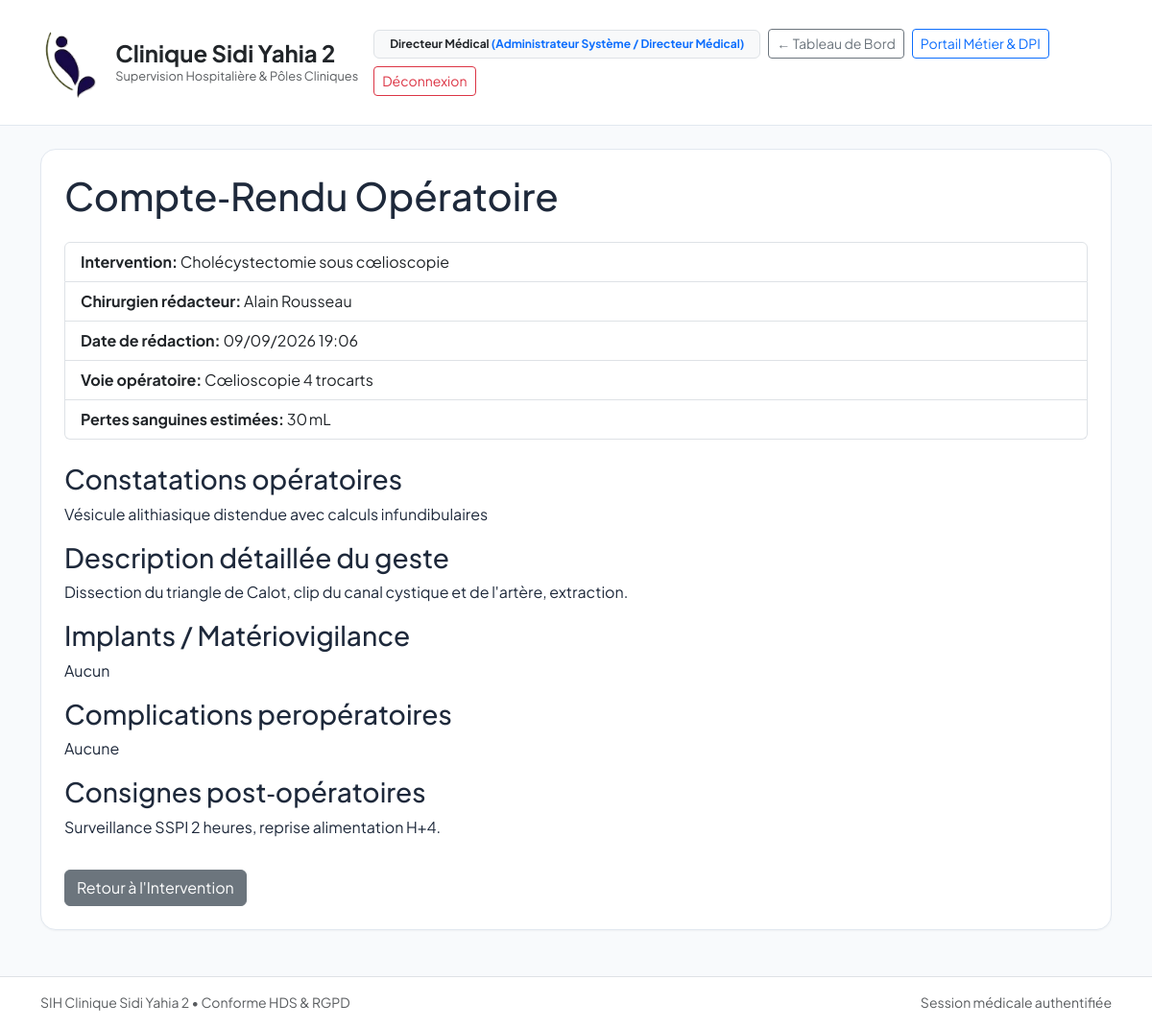
Screenshot of /chirurgie/report/1/ (signed in) with the database file from the repository.
### apps/core/models.py (models this page shows, shortened)
class CustomUser(AbstractUser):
    role = models.CharField(
        max_length=30,
        choices=UserRole.choices,
        default=UserRole.MEDECIN,
        verbose_name="Rôle hospitalier",
    )
    department = models.ForeignKey(
        Department,
        on_delete=models.PROTECT,
        null=True,
        blank=True,
        related_name="staff_members",
        verbose_name="Département d'affectation",
    )
    license_number = models.CharField(
        max_length=30,
        blank=True,
        verbose_name="Numéro RPPS / ADELI",
        help_text="Identifiant national des professionnels de santé",
    )
    phone_number = models.CharField(
        max_length=20,
        blank=True,
        verbose_name="Numéro de téléphone d'urgence / Bip",
    )
    class Meta:
        verbose_name = "Personnel Médical / Utilisateur"
        verbose_name_plural = "Personnel Médical / Utilisateurs"

### apps/chirurgie/models.py (models this page shows, shortened)
class OperativeReport(AuditableModel):
    intervention = models.OneToOneField(
        SurgicalIntervention,
        on_delete=models.CASCADE,
        related_name="operative_report",
        verbose_name="Intervention chirurgicale",
    )
    author_surgeon = models.ForeignKey(
        CustomUser,
        on_delete=models.PROTECT,
        related_name="written_operative_reports",
        verbose_name="Chirurgien rédacteur",
    )
    report_date = models.DateTimeField(default=timezone.now, verbose_name="Date et heure de rédaction")
    surgical_approach = models.CharField(
        max_length=150,
        verbose_name="Voie d'abord chirurgicale",
        help_text="Ex: Laparoscopie / Cœlioscopie, Laparotomie médiane, Endoscopie, etc.",
    )
    findings = models.TextField(verbose_name="Constatations opératoires")
    procedure_description = models.TextField(verbose_name="Description détaillée du geste chirurgical")
    estimated_blood_loss_ml = models.PositiveIntegerField(
        default=0, verbose_name="Pertes sanguines estimées (mL)"
    )
    implanted_devices_lot_numbers = models.TextField(
        blank=True,
        verbose_name="Matériovigilance : Numéros de lots des prothèses / implants",
        help_text="Traçabilité réglementaire HDS des dispositifs médicaux implantables.",
    )
    intraoperative_complications = models.TextField(
        blank=True, verbose_name="Incidents / Complications peropératoires"
    )
    postoperative_instructions = models.TextField(
        verbose_name="Consignes de surveillance et de réhabilitation précoce (SSPI)"
    )
    class Meta:
        verbose_name = "Compte-Rendu Opératoire (CRO)"
        verbose_name_plural = "Comptes-Rendus Opératoires (CRO)"

class SurgicalIntervention(AuditableModel):
    patient = models.ForeignKey(
        Patient,
        on_delete=models.CASCADE,
        related_name="surgical_interventions",
        verbose_name="Patient (DPI)",
    )
    operating_room = models.ForeignKey(
        OperatingRoom,
        on_delete=models.PROTECT,
        related_name="interventions",
        verbose_name="Salle d'opération",
    )
    lead_surgeon = models.ForeignKey(
        CustomUser,
        on_delete=models.PROTECT,
        limit_choices_to={"role__in": [UserRole.CHIRURGIEN, UserRole.MEDECIN]},
        related_name="lead_surgeries",
        verbose_name="Chirurgien principal",
    )
    anesthesiologist = models.ForeignKey(
        CustomUser,
        on_delete=models.PROTECT,
        null=True,
        blank=True,
        limit_choices_to={"role__in": [UserRole.MEDECIN, UserRole.CHIRURGIEN]},
        related_name="anesthesia_surgeries",
        verbose_name="Médecin Anesthésiste-Réanimateur (MAR)",
    )
    scheduled_start = models.DateTimeField(verbose_name="Début d'intervention prévu")
    scheduled_end = models.DateTimeField(verbose_name="Fin d'intervention prévue")
    procedure_name = models.CharField(max_length=255, verbose_name="Intitulé de l'acte chirurgical")
    surgical_indication = models.TextField(verbose_name="Indication opératoire")
    priority = models.CharField(
        max_length=25,
        choices=SurgicalPriority.choices,
        default=SurgicalPriority.PROGRAMMEE,
        verbose_name="Niveau d'urgence",
    )
    status = models.CharField(
        max_length=20,
        choices=InterventionStatus.choices,
        default=InterventionStatus.PLANIFIEE,
        verbose_name="Statut opératoire",
    )
    class Meta:
        verbose_name = "Intervention Chirurgicale"
        verbose_name_plural = "Interventions Chirurgicales"
        ordering = ["scheduled_start"]

### apps/chirurgie/views.py (the view)
# urls.py: path("report/<int:pk>/", views.ReportDetailView.as_view(), name="report_detail"),
class ReportDetailView(LoginRequiredMixin, RoleRequiredMixin, DetailView):
    model = OperativeReport
    template_name = "chirurgie/report_detail.html"
    context_object_name = "report"

### apps/chirurgie/views.py (called while the page is built)
def user_has_chirurgien_or_medecin(user):
    return user.is_authenticated and (
        user.is_superuser or user.role in [UserRole.ADMIN, UserRole.CHIRURGIEN, UserRole.MEDECIN, UserRole.INFIRMIER]
    )

    def test_func(self):
        return user_has_chirurgien_or_medecin(self.request.user)

### apps/core/context_processors.py (called while the page is built)
def clinic_branding(request: HttpRequest) -> Dict[str, object]:
    info = get_clinic_parameters_dict()
    return {
        "CLINIC_LOGO_DATA_URI": get_clinic_logo_data_uri(),
        "CLINIC_INFO": info,
        "CLINIC_NAME": info["nom_clinique"],
        "CLINIC_ADDRESS": info["adresse_complete"],
        "CLINIC_PHONE": info["telephone"],
        "CLINIC_EMAIL": info["email"],
    }

### templates/chirurgie/report_detail.html (shortened to what this page needs)
{% extends 'base.html' %}
{% load static %}
{% block content %}
<h1 class="mb-4">Compte‑Rendu Opératoire</h1>
<ul class="list-group mb-4">
  <li class="list-group-item"><strong>Intervention:</strong> {{ report.intervention.procedure_name }}</li>
  <li class="list-group-item"><strong>Chirurgien rédacteur:</strong> {{ report.author_surgeon.get_full_name }}</li>
  <li class="list-group-item"><strong>Date de rédaction:</strong> {{ report.report_date|date:"d/m/Y H:i" }}</li>
  <li class="list-group-item"><strong>Voie opératoire:</strong> {{ report.surgical_approach }}</li>
  <li class="list-group-item"><strong>Pertes sanguines estimées:</strong> {{ report.estimated_blood_loss_ml }} mL</li>
</ul>
<h3>Constatations opératoires</h3>
<p>{{ report.findings }}</p>
<h3>Description détaillée du geste</h3>
<p>{{ report.procedure_description }}</p>
<h3>Implants / Matériovigilance</h3>
<p>{{ report.embedded_devices_lot_numbers|default:"Aucun" }}</p>
<h3>Complications peropératoires</h3>
<p>{{ report.intraoperative_complications|default:"Aucune" }}</p>
<h3>Consignes post‑opératoires</h3>
<p>{{ report.postoperative_instructions }}</p>
<a href="{% url 'chirurgie:intervention_detail' report.intervention.pk %}" class="btn btn-secondary mt-3">Retour à l'Intervention</a>
{% endblock %}

### templates/base.html (shortened to what this page needs)
<!DOCTYPE html>
<html lang="fr">
<head>
    <link href="https://cdn.jsdelivr.net/npm/bootstrap@5.3.3/dist/css/bootstrap.min.css" rel="stylesheet">
</head>
<body class="d-flex flex-column min-vh-100">
    <nav class="navbar navbar-expand-lg sih-navbar py-3 mb-4">
        <div class="container">
            <a class="navbar-brand fw-bold text-dark d-flex align-items-center gap-3" href="{% url 'home_dashboard' %}">
                <img src="{{ CLINIC_LOGO_DATA_URI|default:'/static/images/logo_clinique.png' }}"
                    alt="Logo Clinique Sidi Yahia 2" style="height: 88px; width: auto; object-fit: contain;">
                <div>
                    <div class="fs-4 fw-bold lh-sm">Clinique Sidi Yahia 2</div>
                    <div class="text-muted fw-normal" style="font-size: 0.8rem;">Supervision Hospitalière &amp; Pôles
                        Cliniques</div>
                </div>
            </a>
            <div class="d-flex align-items-center gap-2 ms-auto flex-wrap">
                {% if request.user.is_authenticated %}
                <span class="badge bg-light text-dark border px-3 py-2">
                    {{ request.user.get_full_name|default:request.user.username }}
                    <span class="text-primary fw-bold">({{ request.user.get_role_display }})</span>
                </span>
                {% endif %}
                <a href="{% url 'home_dashboard' %}" class="btn btn-sm btn-outline-secondary">
                    &larr; Tableau de Bord
                </a>
                <a href="/admin/" class="btn btn-sm btn-outline-primary">
                    Portail Métier &amp; DPI
                </a>
                <a href="{% url 'logout' %}" class="btn btn-sm btn-outline-danger">
                    Déconnexion
                </a>
            </div>
        </div>
    </nav>
    <main class="container mb-5 flex-grow-1">
        <div class="sih-card p-4">
            {% block content %}{% endblock %}
        </div>
    </main>
    <footer class="bg-white border-top py-3 mt-auto">
        <div class="container d-flex justify-content-between text-muted small">
            <span>SIH Clinique Sidi Yahia 2 &bull; Conforme HDS &amp; RGPD</span>
            <span>Session médicale authentifiée</span>
        </div>
    </footer>
</body>
</html>

### templates/base.html (style rules this page uses)
body { font-family: 'Plus Jakarta Sans', sans-serif; background-color: #f8fafc; color: #1e293b; }
.sih-navbar { background: #ffffff; border-bottom: 1px solid #e2e8f0; }
.sih-card { background: #ffffff; border: 1px solid #e2e8f0; border-radius: 1rem; box-shadow: 0 1px 2px 0 rgba(0, 0, 0, 0.04); }

### rows the page displays
CustomUser: user.get_full_name "Directeur Médical", user.role "Administrateur Système / Directeur Médical"
OperativeReport: intervention.procedure_name "Cholécystectomie sous cœlioscopie", author_surgeon.get_full_name "Alain Rousseau", report_date "09/09/2026 19:06", surgical_approach "Cœlioscopie 4 trocarts", estimated_blood_loss_ml "30", findings "Vésicule alithiasique distendue avec calculs infundibulaires", procedure_description "Dissection du triangle de Calot, clip du canal cystique et de l'artère, extraction.", intraoperative_complications "Aucune", postoperative_instructions "Surveillance SSPI 2 heures, reprise alimentation H+4."

### other values shown
{{ report.embedded_devices_lot_numbers|default:"Aucun" }} "Aucun"
